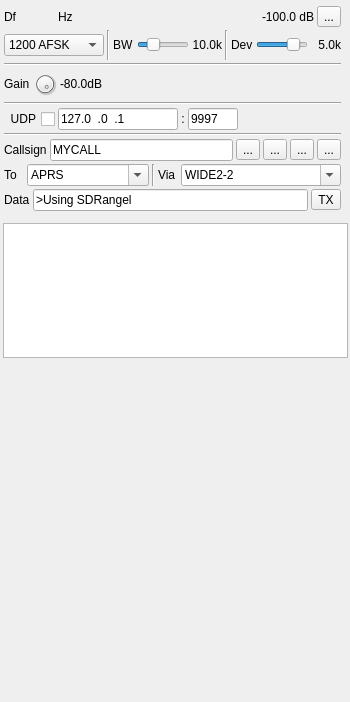
<?xml version="1.0" encoding="UTF-8"?>
<ui version="4.0">
 <class>PacketModGUI</class>
 <widget class="RollupWidget" name="PacketModGUI">
  <property name="geometry">
   <rect>
    <x>0</x>
    <y>0</y>
    <width>350</width>
    <height>702</height>
   </rect>
  </property>
  <property name="sizePolicy">
   <sizepolicy hsizetype="MinimumExpanding" vsizetype="Expanding">
    <horstretch>0</horstretch>
    <verstretch>0</verstretch>
   </sizepolicy>
  </property>
  <property name="minimumSize">
   <size>
    <width>350</width>
    <height>0</height>
   </size>
  </property>
  <property name="font">
   <font>
    <family>Liberation Sans</family>
    <pointsize>9</pointsize>
   </font>
  </property>
  <property name="focusPolicy">
   <enum>Qt::StrongFocus</enum>
  </property>
  <property name="windowTitle">
   <string>Packet Modulator</string>
  </property>
  <widget class="QWidget" name="settingsContainer" native="true">
   <property name="enabled">
    <bool>true</bool>
   </property>
   <property name="geometry">
    <rect>
     <x>2</x>
     <y>2</y>
     <width>341</width>
     <height>211</height>
    </rect>
   </property>
   <property name="minimumSize">
    <size>
     <width>280</width>
     <height>0</height>
    </size>
   </property>
   <property name="windowTitle">
    <string>Settings</string>
   </property>
   <layout class="QVBoxLayout" name="settingsLayout">
    <property name="spacing">
     <number>3</number>
    </property>
    <property name="leftMargin">
     <number>2</number>
    </property>
    <property name="topMargin">
     <number>2</number>
    </property>
    <property name="rightMargin">
     <number>2</number>
    </property>
    <property name="bottomMargin">
     <number>2</number>
    </property>
    <item>
     <layout class="QHBoxLayout" name="deltaFreqPowLayout">
      <property name="topMargin">
       <number>2</number>
      </property>
      <item>
       <layout class="QHBoxLayout" name="deltaFrequencyLayout">
        <item>
         <widget class="QLabel" name="deltaFrequencyLabel">
          <property name="minimumSize">
           <size>
            <width>16</width>
            <height>0</height>
           </size>
          </property>
          <property name="text">
           <string>Df</string>
          </property>
         </widget>
        </item>
        <item>
         <widget class="ValueDialZ" name="deltaFrequency" native="true">
          <property name="sizePolicy">
           <sizepolicy hsizetype="Maximum" vsizetype="Maximum">
            <horstretch>0</horstretch>
            <verstretch>0</verstretch>
           </sizepolicy>
          </property>
          <property name="minimumSize">
           <size>
            <width>32</width>
            <height>16</height>
           </size>
          </property>
          <property name="font">
           <font>
            <family>Liberation Mono</family>
            <pointsize>12</pointsize>
           </font>
          </property>
          <property name="cursor">
           <cursorShape>PointingHandCursor</cursorShape>
          </property>
          <property name="focusPolicy">
           <enum>Qt::StrongFocus</enum>
          </property>
          <property name="toolTip">
           <string>Demod shift frequency from center in Hz</string>
          </property>
         </widget>
        </item>
        <item>
         <widget class="QLabel" name="deltaUnits">
          <property name="text">
           <string>Hz </string>
          </property>
         </widget>
        </item>
        <item>
         <spacer name="horizontalSpacer">
          <property name="orientation">
           <enum>Qt::Horizontal</enum>
          </property>
          <property name="sizeHint" stdset="0">
           <size>
            <width>40</width>
            <height>20</height>
           </size>
          </property>
         </spacer>
        </item>
        <item>
         <widget class="QLabel" name="channelPower">
          <property name="minimumSize">
           <size>
            <width>60</width>
            <height>0</height>
           </size>
          </property>
          <property name="toolTip">
           <string>Channel power</string>
          </property>
          <property name="layoutDirection">
           <enum>Qt::RightToLeft</enum>
          </property>
          <property name="text">
           <string>-100.0 dB</string>
          </property>
          <property name="alignment">
           <set>Qt::AlignRight|Qt::AlignTrailing|Qt::AlignVCenter</set>
          </property>
         </widget>
        </item>
       </layout>
      </item>
      <item>
       <widget class="QToolButton" name="channelMute">
        <property name="toolTip">
         <string>Mute/Unmute channel</string>
        </property>
        <property name="text">
         <string>...</string>
        </property>
        <property name="icon">
         <iconset resource="../../../sdrgui/resources/res.qrc">
          <normaloff>:/txon.png</normaloff>
          <normalon>:/txoff.png</normalon>:/txon.png</iconset>
        </property>
        <property name="checkable">
         <bool>true</bool>
        </property>
       </widget>
      </item>
     </layout>
    </item>
    <item>
     <layout class="QHBoxLayout" name="rfBandwidthLayout">
      <item>
       <widget class="QComboBox" name="mode">
        <property name="minimumSize">
         <size>
          <width>100</width>
          <height>0</height>
         </size>
        </property>
        <property name="toolTip">
         <string>Baud rate and modulation</string>
        </property>
        <item>
         <property name="text">
          <string>1200 AFSK</string>
         </property>
        </item>
        <item>
         <property name="text">
          <string>9600 FSK</string>
         </property>
        </item>
       </widget>
      </item>
      <item>
       <widget class="Line" name="line_2">
        <property name="orientation">
         <enum>Qt::Vertical</enum>
        </property>
       </widget>
      </item>
      <item>
       <widget class="QLabel" name="rfBWLabel">
        <property name="text">
         <string>BW</string>
        </property>
       </widget>
      </item>
      <item>
       <widget class="QSlider" name="rfBW">
        <property name="sizePolicy">
         <sizepolicy hsizetype="Expanding" vsizetype="Minimum">
          <horstretch>0</horstretch>
          <verstretch>0</verstretch>
         </sizepolicy>
        </property>
        <property name="minimumSize">
         <size>
          <width>0</width>
          <height>0</height>
         </size>
        </property>
        <property name="toolTip">
         <string>RF bandwidth</string>
        </property>
        <property name="minimum">
         <number>10</number>
        </property>
        <property name="maximum">
         <number>400</number>
        </property>
        <property name="pageStep">
         <number>1</number>
        </property>
        <property name="value">
         <number>100</number>
        </property>
        <property name="orientation">
         <enum>Qt::Horizontal</enum>
        </property>
       </widget>
      </item>
      <item>
       <widget class="QLabel" name="rfBWText">
        <property name="minimumSize">
         <size>
          <width>30</width>
          <height>0</height>
         </size>
        </property>
        <property name="text">
         <string>10.0k</string>
        </property>
        <property name="alignment">
         <set>Qt::AlignRight|Qt::AlignTrailing|Qt::AlignVCenter</set>
        </property>
       </widget>
      </item>
      <item>
       <widget class="Line" name="line_3">
        <property name="orientation">
         <enum>Qt::Vertical</enum>
        </property>
       </widget>
      </item>
      <item>
       <widget class="QLabel" name="fmDevLabel">
        <property name="text">
         <string>Dev</string>
        </property>
       </widget>
      </item>
      <item>
       <widget class="QSlider" name="fmDev">
        <property name="sizePolicy">
         <sizepolicy hsizetype="Expanding" vsizetype="Minimum">
          <horstretch>0</horstretch>
          <verstretch>0</verstretch>
         </sizepolicy>
        </property>
        <property name="minimumSize">
         <size>
          <width>0</width>
          <height>0</height>
         </size>
        </property>
        <property name="toolTip">
         <string>Frequency deviation</string>
        </property>
        <property name="minimum">
         <number>10</number>
        </property>
        <property name="maximum">
         <number>60</number>
        </property>
        <property name="pageStep">
         <number>1</number>
        </property>
        <property name="value">
         <number>50</number>
        </property>
        <property name="orientation">
         <enum>Qt::Horizontal</enum>
        </property>
       </widget>
      </item>
      <item>
       <widget class="QLabel" name="fmDevText">
        <property name="minimumSize">
         <size>
          <width>30</width>
          <height>0</height>
         </size>
        </property>
        <property name="text">
         <string>5.0k</string>
        </property>
        <property name="alignment">
         <set>Qt::AlignRight|Qt::AlignTrailing|Qt::AlignVCenter</set>
        </property>
       </widget>
      </item>
     </layout>
    </item>
    <item>
     <widget class="Line" name="line_5">
      <property name="orientation">
       <enum>Qt::Horizontal</enum>
      </property>
     </widget>
    </item>
    <item>
     <layout class="QHBoxLayout" name="volumeLayout">
      <item>
       <widget class="QLabel" name="gainLabel">
        <property name="text">
         <string>Gain</string>
        </property>
       </widget>
      </item>
      <item>
       <widget class="QDial" name="gain">
        <property name="maximumSize">
         <size>
          <width>24</width>
          <height>24</height>
         </size>
        </property>
        <property name="toolTip">
         <string>Gain</string>
        </property>
        <property name="minimum">
         <number>-60</number>
        </property>
        <property name="maximum">
         <number>0</number>
        </property>
        <property name="singleStep">
         <number>5</number>
        </property>
        <property name="pageStep">
         <number>1</number>
        </property>
        <property name="value">
         <number>0</number>
        </property>
       </widget>
      </item>
      <item>
       <widget class="QLabel" name="gainText">
        <property name="minimumSize">
         <size>
          <width>30</width>
          <height>0</height>
         </size>
        </property>
        <property name="toolTip">
         <string>Audio input gain value</string>
        </property>
        <property name="statusTip">
         <string/>
        </property>
        <property name="text">
         <string>-80.0dB</string>
        </property>
        <property name="alignment">
         <set>Qt::AlignRight|Qt::AlignTrailing|Qt::AlignVCenter</set>
        </property>
       </widget>
      </item>
      <item>
       <widget class="LevelMeterVU" name="volumeMeter" native="true">
        <property name="sizePolicy">
         <sizepolicy hsizetype="Expanding" vsizetype="Preferred">
          <horstretch>0</horstretch>
          <verstretch>0</verstretch>
         </sizepolicy>
        </property>
        <property name="font">
         <font>
          <family>Liberation Mono</family>
          <pointsize>8</pointsize>
         </font>
        </property>
        <property name="toolTip">
         <string>Level (% full range) top trace: average, bottom trace: instantaneous peak, tip: peak hold</string>
        </property>
       </widget>
      </item>
     </layout>
    </item>
    <item>
     <widget class="Line" name="line_4">
      <property name="orientation">
       <enum>Qt::Horizontal</enum>
      </property>
     </widget>
    </item>
    <item>
     <layout class="QHBoxLayout" name="udpLayout">
      <item>
       <widget class="QCheckBox" name="udpEnabled">
        <property name="toolTip">
         <string>Forward packets received via UDP</string>
        </property>
        <property name="layoutDirection">
         <enum>Qt::RightToLeft</enum>
        </property>
        <property name="text">
         <string>UDP</string>
        </property>
       </widget>
      </item>
      <item>
       <widget class="QLineEdit" name="udpAddress">
        <property name="minimumSize">
         <size>
          <width>120</width>
          <height>0</height>
         </size>
        </property>
        <property name="focusPolicy">
         <enum>Qt::ClickFocus</enum>
        </property>
        <property name="toolTip">
         <string>UDP address to listen for packets to forward on</string>
        </property>
        <property name="inputMask">
         <string>000.000.000.000</string>
        </property>
        <property name="text">
         <string>127.0.0.1</string>
        </property>
       </widget>
      </item>
      <item>
       <widget class="QLabel" name="udpSeparator">
        <property name="text">
         <string>:</string>
        </property>
        <property name="alignment">
         <set>Qt::AlignCenter</set>
        </property>
       </widget>
      </item>
      <item>
       <widget class="QLineEdit" name="udpPort">
        <property name="minimumSize">
         <size>
          <width>50</width>
          <height>0</height>
         </size>
        </property>
        <property name="maximumSize">
         <size>
          <width>50</width>
          <height>16777215</height>
         </size>
        </property>
        <property name="focusPolicy">
         <enum>Qt::ClickFocus</enum>
        </property>
        <property name="toolTip">
         <string>UDP port to listen for packets to forward on</string>
        </property>
        <property name="inputMask">
         <string>00000</string>
        </property>
        <property name="text">
         <string>9997</string>
        </property>
       </widget>
      </item>
      <item>
       <spacer name="horizontalSpacer_4">
        <property name="orientation">
         <enum>Qt::Horizontal</enum>
        </property>
        <property name="sizeHint" stdset="0">
         <size>
          <width>40</width>
          <height>20</height>
         </size>
        </property>
       </spacer>
      </item>
     </layout>
    </item>
    <item>
     <widget class="Line" name="line_6">
      <property name="orientation">
       <enum>Qt::Horizontal</enum>
      </property>
     </widget>
    </item>
    <item>
     <layout class="QHBoxLayout" name="callsignLayout">
      <item>
       <widget class="QLabel" name="callsignLabel">
        <property name="text">
         <string>Callsign</string>
        </property>
       </widget>
      </item>
      <item>
       <widget class="QLineEdit" name="callsign">
        <property name="toolTip">
         <string>Enter your amateur radio callsign and optionally a SSID. E.g. M7RCE or M7RCE-1</string>
        </property>
        <property name="text">
         <string>MYCALL</string>
        </property>
        <property name="maxLength">
         <number>10</number>
        </property>
       </widget>
      </item>
      <item>
       <widget class="ButtonSwitch" name="preEmphasis">
        <property name="toolTip">
         <string>Preemphasis filter. Right click for additional settings.</string>
        </property>
        <property name="text">
         <string>...</string>
        </property>
        <property name="icon">
         <iconset resource="../../../sdrgui/resources/res.qrc">
          <normaloff>:/filter_highpass.png</normaloff>:/filter_highpass.png</iconset>
        </property>
       </widget>
      </item>
      <item>
       <widget class="ButtonSwitch" name="bpf">
        <property name="toolTip">
         <string>Baseband bandpass filter. Right click for additional settings.</string>
        </property>
        <property name="text">
         <string>...</string>
        </property>
        <property name="icon">
         <iconset resource="../../../sdrgui/resources/res.qrc">
          <normaloff>:/filter_bandpass.png</normaloff>:/filter_bandpass.png</iconset>
        </property>
       </widget>
      </item>
      <item>
       <widget class="ButtonSwitch" name="repeat">
        <property name="toolTip">
         <string>Repeatedly transmit the packet. Right click for additional settings.</string>
        </property>
        <property name="text">
         <string>...</string>
        </property>
        <property name="icon">
         <iconset resource="../../../sdrgui/resources/res.qrc">
          <normaloff>:/playloop.png</normaloff>:/playloop.png</iconset>
        </property>
       </widget>
      </item>
      <item>
       <widget class="QToolButton" name="insertPosition">
        <property name="toolTip">
         <string>Insert position (latitude and longitude)</string>
        </property>
        <property name="text">
         <string>...</string>
        </property>
        <property name="icon">
         <iconset>
          <normalon>:/gps.png</normalon>
         </iconset>
        </property>
       </widget>
      </item>
     </layout>
    </item>
    <item>
     <layout class="QHBoxLayout" name="routingLayout">
      <item>
       <widget class="QLabel" name="toLabel">
        <property name="sizePolicy">
         <sizepolicy hsizetype="Minimum" vsizetype="Preferred">
          <horstretch>0</horstretch>
          <verstretch>0</verstretch>
         </sizepolicy>
        </property>
        <property name="text">
         <string>To</string>
        </property>
       </widget>
      </item>
      <item>
       <widget class="QComboBox" name="to">
        <property name="sizePolicy">
         <sizepolicy hsizetype="Minimum" vsizetype="Fixed">
          <horstretch>0</horstretch>
          <verstretch>0</verstretch>
         </sizepolicy>
        </property>
        <property name="minimumSize">
         <size>
          <width>100</width>
          <height>0</height>
         </size>
        </property>
        <property name="toolTip">
         <string>Enter destination</string>
        </property>
        <property name="editable">
         <bool>true</bool>
        </property>
        <property name="currentText">
         <string>APRS</string>
        </property>
        <property name="currentIndex">
         <number>0</number>
        </property>
        <item>
         <property name="text">
          <string>APRS</string>
         </property>
        </item>
        <item>
         <property name="text">
          <string>APZ</string>
         </property>
        </item>
        <item>
         <property name="text">
          <string>CQ</string>
         </property>
        </item>
        <item>
         <property name="text">
          <string>BEACON</string>
         </property>
        </item>
        <item>
         <property name="text">
          <string>CALLSIGN-SSID</string>
         </property>
        </item>
       </widget>
      </item>
      <item>
       <widget class="Line" name="line">
        <property name="orientation">
         <enum>Qt::Vertical</enum>
        </property>
       </widget>
      </item>
      <item>
       <widget class="QLabel" name="viaLabel">
        <property name="sizePolicy">
         <sizepolicy hsizetype="Minimum" vsizetype="Preferred">
          <horstretch>0</horstretch>
          <verstretch>0</verstretch>
         </sizepolicy>
        </property>
        <property name="text">
         <string>Via</string>
        </property>
       </widget>
      </item>
      <item>
       <widget class="QComboBox" name="via">
        <property name="sizePolicy">
         <sizepolicy hsizetype="Minimum" vsizetype="Fixed">
          <horstretch>0</horstretch>
          <verstretch>0</verstretch>
         </sizepolicy>
        </property>
        <property name="minimumSize">
         <size>
          <width>160</width>
          <height>0</height>
         </size>
        </property>
        <property name="toolTip">
         <string>Enter routing</string>
        </property>
        <property name="editable">
         <bool>true</bool>
        </property>
        <item>
         <property name="text">
          <string>WIDE2-2</string>
         </property>
        </item>
        <item>
         <property name="text">
          <string>ARISS</string>
         </property>
        </item>
       </widget>
      </item>
     </layout>
    </item>
    <item>
     <layout class="QHBoxLayout" name="packetDataLayout">
      <item>
       <widget class="QLabel" name="label">
        <property name="layoutDirection">
         <enum>Qt::LeftToRight</enum>
        </property>
        <property name="text">
         <string>Data</string>
        </property>
       </widget>
      </item>
      <item>
       <widget class="QLineEdit" name="packet">
        <property name="toolTip">
         <string>Enter data to transmit.

APRS examples:
&gt;Status
:Addressee:Message
!Position</string>
        </property>
        <property name="text">
         <string>&gt;Using SDRangel</string>
        </property>
        <property name="maxLength">
         <number>256</number>
        </property>
       </widget>
      </item>
      <item>
       <widget class="QToolButton" name="txButton">
        <property name="toolTip">
         <string>Press to transmit the packet</string>
        </property>
        <property name="text">
         <string>TX</string>
        </property>
       </widget>
      </item>
     </layout>
    </item>
   </layout>
  </widget>
  <widget class="QWidget" name="logContainer" native="true">
   <property name="geometry">
    <rect>
     <x>0</x>
     <y>220</y>
     <width>351</width>
     <height>141</height>
    </rect>
   </property>
   <property name="sizePolicy">
    <sizepolicy hsizetype="Preferred" vsizetype="Expanding">
     <horstretch>0</horstretch>
     <verstretch>0</verstretch>
    </sizepolicy>
   </property>
   <property name="windowTitle">
    <string>Transmitted Packets</string>
   </property>
   <layout class="QVBoxLayout" name="transmittedLayout">
    <property name="spacing">
     <number>2</number>
    </property>
    <property name="leftMargin">
     <number>3</number>
    </property>
    <property name="topMargin">
     <number>3</number>
    </property>
    <property name="rightMargin">
     <number>3</number>
    </property>
    <property name="bottomMargin">
     <number>3</number>
    </property>
    <item>
     <widget class="QPlainTextEdit" name="transmittedText">
      <property name="readOnly">
       <bool>true</bool>
      </property>
     </widget>
    </item>
   </layout>
  </widget>
  <widget class="QWidget" name="spectrumContainer" native="true">
   <property name="geometry">
    <rect>
     <x>0</x>
     <y>370</y>
     <width>351</width>
     <height>284</height>
    </rect>
   </property>
   <property name="windowTitle">
    <string>Baseband Spectrum</string>
   </property>
   <layout class="QVBoxLayout" name="spectrumLayout">
    <property name="spacing">
     <number>2</number>
    </property>
    <property name="leftMargin">
     <number>3</number>
    </property>
    <property name="topMargin">
     <number>3</number>
    </property>
    <property name="rightMargin">
     <number>3</number>
    </property>
    <property name="bottomMargin">
     <number>3</number>
    </property>
    <item>
     <widget class="GLSpectrum" name="glSpectrum" native="true">
      <property name="minimumSize">
       <size>
        <width>200</width>
        <height>250</height>
       </size>
      </property>
      <property name="font">
       <font>
        <family>Liberation Mono</family>
        <pointsize>8</pointsize>
       </font>
      </property>
     </widget>
    </item>
    <item>
     <widget class="GLSpectrumGUI" name="spectrumGUI" native="true"/>
    </item>
   </layout>
  </widget>
 </widget>
 <customwidgets>
  <customwidget>
   <class>RollupWidget</class>
   <extends>QWidget</extends>
   <header>gui/rollupwidget.h</header>
   <container>1</container>
  </customwidget>
  <customwidget>
   <class>ValueDialZ</class>
   <extends>QWidget</extends>
   <header>gui/valuedialz.h</header>
   <container>1</container>
  </customwidget>
  <customwidget>
   <class>ButtonSwitch</class>
   <extends>QToolButton</extends>
   <header>gui/buttonswitch.h</header>
  </customwidget>
  <customwidget>
   <class>GLSpectrum</class>
   <extends>QWidget</extends>
   <header>gui/glspectrum.h</header>
   <container>1</container>
  </customwidget>
  <customwidget>
   <class>GLSpectrumGUI</class>
   <extends>QWidget</extends>
   <header>gui/glspectrumgui.h</header>
   <container>1</container>
  </customwidget>
  <customwidget>
   <class>LevelMeterVU</class>
   <extends>QWidget</extends>
   <header>gui/levelmeter.h</header>
   <container>1</container>
  </customwidget>
 </customwidgets>
 <tabstops>
  <tabstop>deltaFrequency</tabstop>
  <tabstop>channelMute</tabstop>
  <tabstop>mode</tabstop>
  <tabstop>rfBW</tabstop>
  <tabstop>fmDev</tabstop>
  <tabstop>gain</tabstop>
  <tabstop>callsign</tabstop>
  <tabstop>preEmphasis</tabstop>
  <tabstop>repeat</tabstop>
  <tabstop>insertPosition</tabstop>
  <tabstop>to</tabstop>
  <tabstop>via</tabstop>
  <tabstop>packet</tabstop>
  <tabstop>txButton</tabstop>
  <tabstop>transmittedText</tabstop>
 </tabstops>
 <resources>
  <include location="../../../sdrgui/resources/res.qrc"/>
 </resources>
 <connections/>
</ui>
